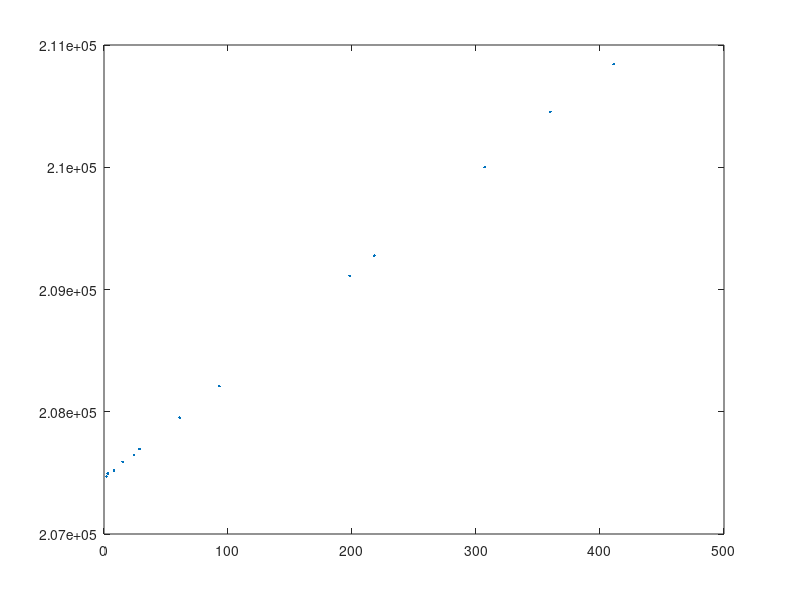
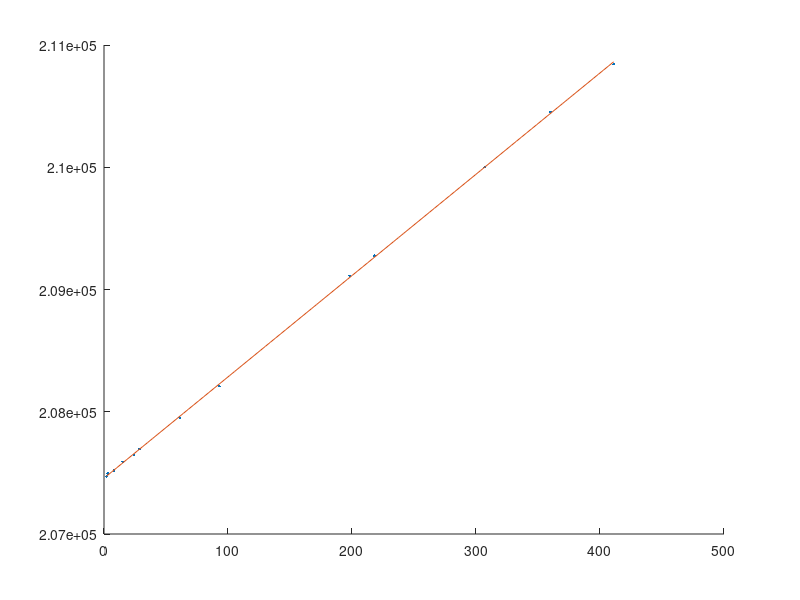

Write MATLAB code to recreate these figures, in order.
load('frame_LCM_sync.mat', 'Y')

plot(Y(:,1),Y(:,2),'.')

x = Y(:,1);
y = Y(:,2);

polyfit(x,y,1)

% Data
 p1 = 8.287104165335382;

% Perfect 120 fps
% p1 = 8.333333333333333;
p2 = 2.074564684272504e+05;

xfit = linspace(2,411);
yfit = p1*xfit + p2;

figure
hold on
plot(x,y,'.')
plot(xfit,yfit)